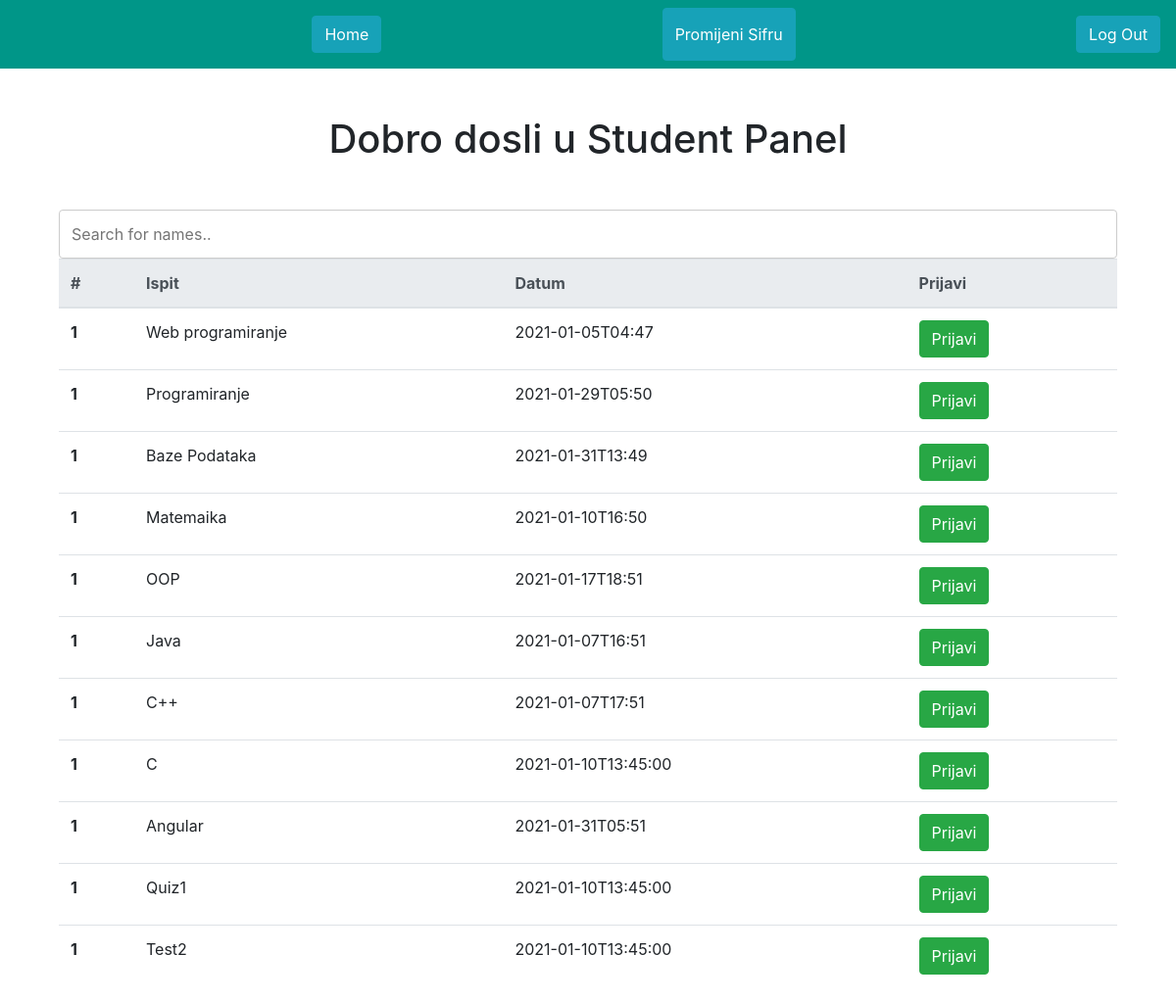
/PHPproject/student.php, run on the app's committed database.
### tables this page shows
CREATE TABLE `predmet` (
  `predmet_id` int(255) NOT NULL,
  `Naziv` varchar(255) NOT NULL,
  `Datum` varchar(255) NOT NULL
);

### PHPproject/getstudentname.php (called while the page is built, shortened)
<?php
$pom=$_GET['id'];
?>

### PHPproject/student.php (the view, shortened to what this page needs)
<!DOCTYPE html>
<?php require_once "includes/database.php" ?>
<html lang="en">
<head>
      <link rel="stylesheet" href="student.css">
       <link rel="stylesheet" href="https://maxcdn.bootstrapcdn.com/bootstrap/4.5.2/css/bootstrap.min.css">
</head>
<body>
    <?php
    require_once "getstudentname.php"
    ?>
    <?php
    $sqlpredmet="SELECT Naziv,Datum,predmet_id FROM predmet";
$resql=mysqli_query($conn,$sqlpredmet);
    ?>
    <nav class="navbar  mb-5" style="height:70px; background-color:#009688; color:white;">
   <a href="index.php" class="btn btn-info">Home</a>
 <button type="button" class="btn btn-info" style="height:100%" onclick="changepw()">Promijeni Sifru</button>
 <a href="index.php" class="btn btn-info">Log Out</a>
</nav>
    <div class="container">
        <div class="row"><h1 style="margin:0 auto;" class="mb-5">Dobro dosli u Student Panel</h1></div>
        <div class="col-md-12" id="stdiv">
          <input type="text" id="myInput" onkeyup="myFunction()" placeholder="Search for names.." title="Type in a name">
  <table class="table" id="myTable">
  <thead class="thead-light">
    <tr>
      <th scope="col">#</th>
      <th scope="col">Ispit</th>
      <th scope="col">Datum</th>
      <th scope="col">Prijavi</th>
    </tr>
  </thead>
  <tbody>
   <?php while($red = mysqli_fetch_assoc($resql)){   ?>
    <tr>
      <th scope="row">1</th>
      <td><?php echo $red['Naziv'] ?></td>
      <td><?php echo $red['Datum'] ?></td>
      <td><?php echo "<a href='prijaviispit.php?a={$red['predmet_id']}&b={$pom}' target='_blank' onClick='this.disable=true'  class='btn btn-success'>Prijavi</a>" ?></td>
    </tr>
    <?php }?>
  </tbody>
</table>
        </div>
    </div>
</body>
</html>

### PHPproject/student.css (style rules this page uses)
input[type=text], select, textarea { width: 100%; padding: 12px; border: 1px solid #ccc; border-radius: 4px; resize: vertical; }

### data on the page
predmet: Naziv "Web programiranje", Datum "2021-01-05T04:47"
predmet: Naziv "Programiranje", Datum "2021-01-29T05:50"
predmet: Naziv "Baze Podataka", Datum "2021-01-31T13:49"
predmet: Naziv "Matemaika", Datum "2021-01-10T16:50"
predmet: Naziv "OOP", Datum "2021-01-17T18:51"
predmet: Naziv "Java", Datum "2021-01-07T16:51"
predmet: Naziv "C++", Datum "2021-01-07T17:51"
predmet: Naziv "C", Datum "2021-01-10T13:45:00"
predmet: Naziv "Angular", Datum "2021-01-31T05:51"
predmet: Naziv "Quiz1", Datum "2021-01-10T13:45:00"
predmet: Naziv "Test2", Datum "2021-01-10T13:45:00"
